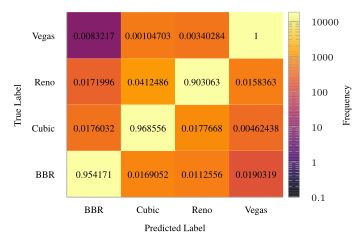

Write the gnuplot code that produced this figure.
set terminal tikz standalone color size 9cm,6cm font '\scriptsize' preamble '\usepackage{microtype} \usepackage{times} \usepackage[T1]{fontenc} \usepackage{siunitx}\sisetup{detect-all}'
set output "mss-confusion-3.tex"

load "gnuplot-palettes/inferno.pal"

set style line 102 lc rgb '#a0a0a0' lt 1 lw 1
set border ls 102
set colorbox border 102
set key textcolor rgb "black"
set tics textcolor rgb "black"
set label textcolor rgb "black"

set border 3
set grid x y
set xtics nomirror
set ytics nomirror

#set key autotitle columnhead
set datafile separator ","

set xlabel "Predicted Label"
set ylabel "True Label"
set cblabel "Frequency"

# set yrange [0.0:1.0]
#set key outside top horizontal
#set key font ",6"
set logscale cb

set xtics ('BBR' 0.0,\
'Cubic' 1.0,\
'Reno' 2.0,\
'Vegas' 3.0,\
)
set ytics ('BBR' 0.0,\
'Cubic' 1.0,\
'Reno' 2.0,\
'Vegas' 3.0,\
)
set cbrange[0:18337.6]

plot '../results/lstm-multiplex-ss-confusion-3.csv' matrix u 1:2:3 with image pixels notitle, \
	"../results/lstm-multiplex-confusion-3.csv" matrix u 1:2:($3 == 0 ? "" : sprintf("%g",($3/18337.6))) with labels notitle
